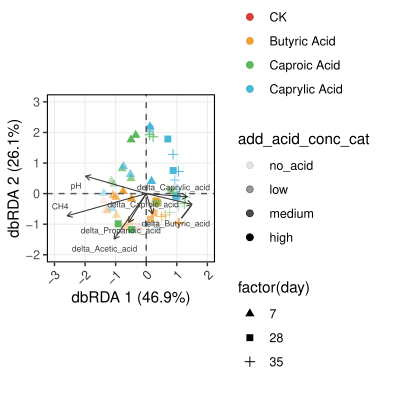

Source code (R):
librarian::shelf(microeco, reticulate, ggplot2, hrbrthemes, cols4all, dplyr, tidyplots, ggrepel, ggsci, magrittr, readxl, tidyverse)

t1 <- readRDS("2026_BITE_FW_MCFA_paper/fig3/wc_trans_env.rds.xz")

# use bray-curtis distance for dbRDA
t1$cal_ordination(method = "dbRDA", use_measure = "bray", taxa_level = "OTU")

t1$trans_ordination(adjust_arrow_length = TRUE, max_perc_env = 1.5)

# axis titles
t1[["res_ordination_trans"]][["eigval"]]
# dbRDA1           dbRDA2           dbRDA3           dbRDA4           dbRDA5           dbRDA6           dbRDA7
# "dbRDA1 [46.9%]" "dbRDA2 [26.1%]"            "9.6"            "8.2"            "4.4"            "2.4"            "2.3"

points_df <- t1[["res_ordination_trans"]][["df_sites"]]
arrows_df <- t1[["res_ordination_trans"]]$df_arrows

points_df |>
    ggplot(aes(x = x, y = y, color = add_acid_type_group, shape = factor(day), alpha = add_acid_conc_cat)) +
    geom_point(size = 2) +
    geom_hline(yintercept = 0, linetype = "dashed", color = "gray35") +
    geom_vline(xintercept = 0, linetype = "dashed", color = "gray35") +
    geom_segment(
        data = arrows_df,
        inherit.aes = F,
        aes(x = 0, y = 0, xend = x, yend = y),
        arrow = arrow(length = unit(0.15, "cm")),
        color = "gray21",
        size = 0.35
    ) +
    geom_text_repel(
        data = arrows_df |>
            rownames_to_column(var = "env"),
        inherit.aes = F,
        aes(x = x, y = y, label = env),
        color = "gray21",
        size = 2,
    ) +
    scale_color_locuszoom() +
    scale_fill_locuszoom() +
    scale_shape_manual(values = c(17, 15, 3)) +
    scale_x_continuous(limits = c(-3, 2)) +
    scale_y_continuous(limits = c(-2, 3)) +
    theme_bw() +
    theme(
        aspect.ratio = 1 / 1,
        axis.title.x = element_text(),
        axis.title.y = element_text(),
        axis.text.x = element_text(size = 9, color = "gray21", angle = 45, hjust = 1),
        panel.grid.major = element_line(size = 0.35),
        panel.grid.minor = element_blank(),
        panel.border = element_rect(
            color = "black", # Set the color of the border
            fill = NA, # Ensure the background remains transparent (NA)
            size = 0.75 # Set the line thickness (size) in points
        )
        # plot.title = element_text(color = "gray21", size = 9, vjust = -1),
        # text = element_text(family = "Arial")
    ) +
    xlab("dbRDA 1 (46.9%)") +
    ylab("dbRDA 2 (26.1%)")

ggsave(
    filename = "2026_BITE_FW_MCFA_paper/fig3/Fig3g.pdf",
    width = 4,
    height = 4
)
